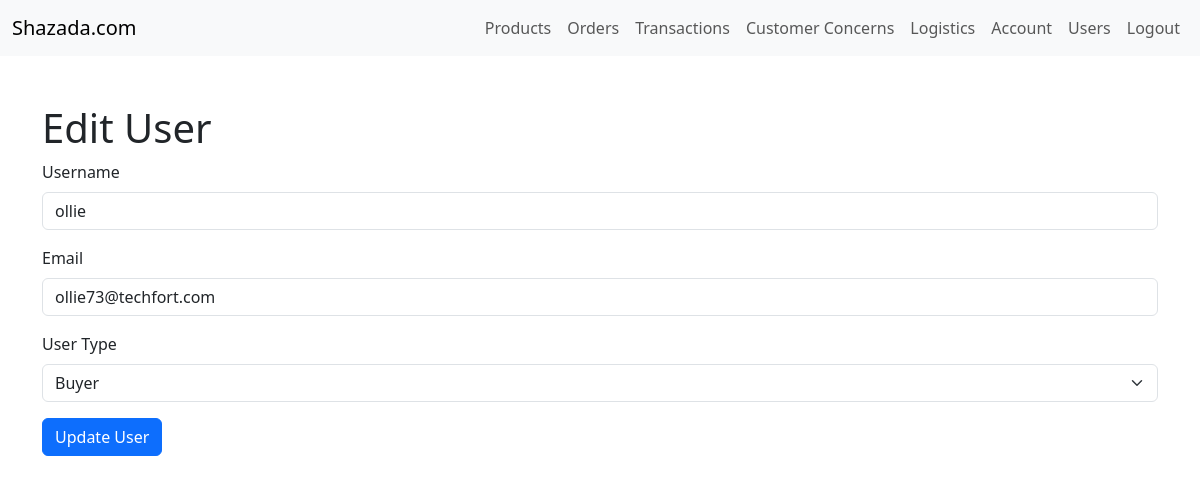
/admin/edit_user.php?id=4 (signed in), run on the app's committed database.
### tables this page shows
CREATE TABLE `users` (
  `user_id` int(11) NOT NULL,
  `username` varchar(50) NOT NULL,
  `password` varchar(32) NOT NULL,
  `email` varchar(100) NOT NULL,
  `user_type` enum('admin','buyer') NOT NULL,
  `verification_key` varchar(50) DEFAULT NULL,
  `created_at` timestamp NOT NULL DEFAULT current_timestamp()
);

### admin/edit_user.php (the view, shortened to what this page needs)
<?php
include '../includes/db.php';
if (isset($_GET['id'])) {
    $user_id = $_GET['id'];
    $stmt = $conn->prepare("SELECT * FROM users WHERE user_id = ?");
    $stmt->execute([$user_id]);
    $user = $stmt->fetch();
} else {
    header("Location: users.php");
    exit();
}
?>
<!DOCTYPE html>
<html lang="en">
<head>
    <link href="https://cdn.jsdelivr.net/npm/bootstrap@5.3.0/dist/css/bootstrap.min.css" rel="stylesheet">
</head>
<body>
    <nav class="navbar navbar-expand-lg navbar-light bg-light">
        <div class="container-fluid">
            <a class="navbar-brand" href="dashboard.php">Shazada.com</a>
            <div class="collapse navbar-collapse" id="navbarNav">
                <ul class="navbar-nav ms-auto">
                    <li class="nav-item">
                        <a class="nav-link" href="products.php">Products</a>
                    </li>
                    <li class="nav-item">
                        <a class="nav-link" href="orders.php">Orders</a>
                    </li>
                    <li class="nav-item">
                        <a class="nav-link" href="transactions.php">Transactions</a>
                    </li>
                    <li class="nav-item">
                        <a class="nav-link" href="concerns.php">Customer Concerns</a>
                    </li>
                    <li class="nav-item">
                        <a class="nav-link" href="logistics.php">Logistics</a>
                    </li>
                    <li class="nav-item">
                        <a class="nav-link" href="account.php">Account</a>
                    </li>
                    <li class="nav-item">
                        <a class="nav-link" href="users.php">Users</a>
                    </li>
                    <li class="nav-item">
                        <a class="nav-link" href="../logout.php">Logout</a>
                    </li>
                </ul>
            </div>
        </div>
    </nav>
    <div class="container mt-5">
        <h1>Edit User</h1>
        <form method="POST">
            <div class="mb-3">
                <label for="username" class="form-label">Username</label>
                <input type="text" class="form-control" id="username" name="username" value="<?php echo htmlspecialchars($user['username']); ?>" required>
            </div>
            <div class="mb-3">
                <label for="email" class="form-label">Email</label>
                <input type="email" class="form-control" id="email" name="email" value="<?php echo htmlspecialchars($user['email']); ?>" required>
            </div>
            <div class="mb-3">
                <label for="user_type" class="form-label">User Type</label>
                <select class="form-select" id="user_type" name="user_type" required>
                    <option value="buyer" <?php echo $user['user_type'] == 'buyer' ? 'selected' : ''; ?>>Buyer</option>
                </select>
            </div>
            <button type="submit" class="btn btn-primary">Update User</button>
        </form>
    </div>
</body>
</html>

### data on the page
users: username "ollie", email "ollie73@techfort.com", user_type "Buyer"
